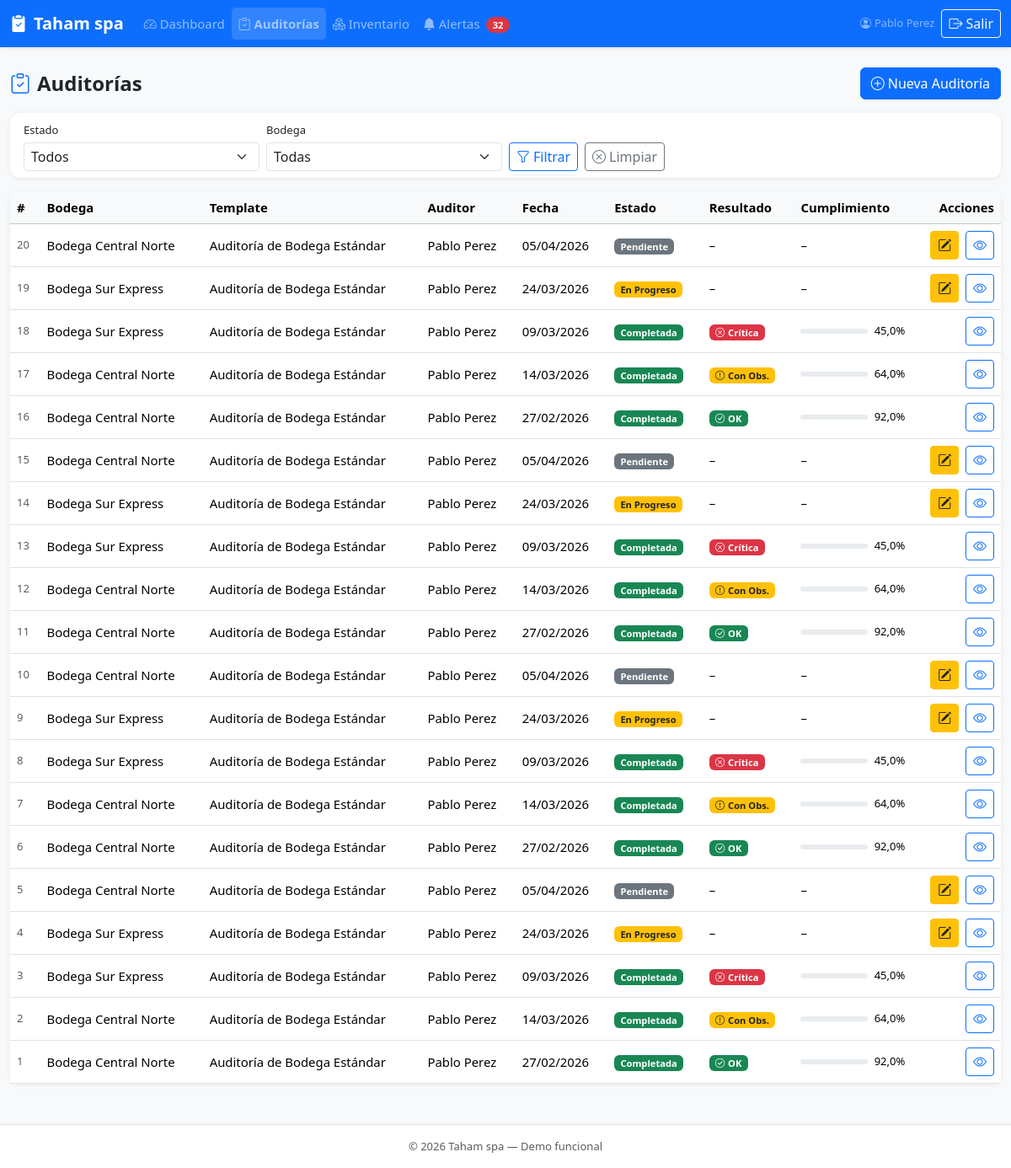
The app's page /audits/ (signed in), older data.
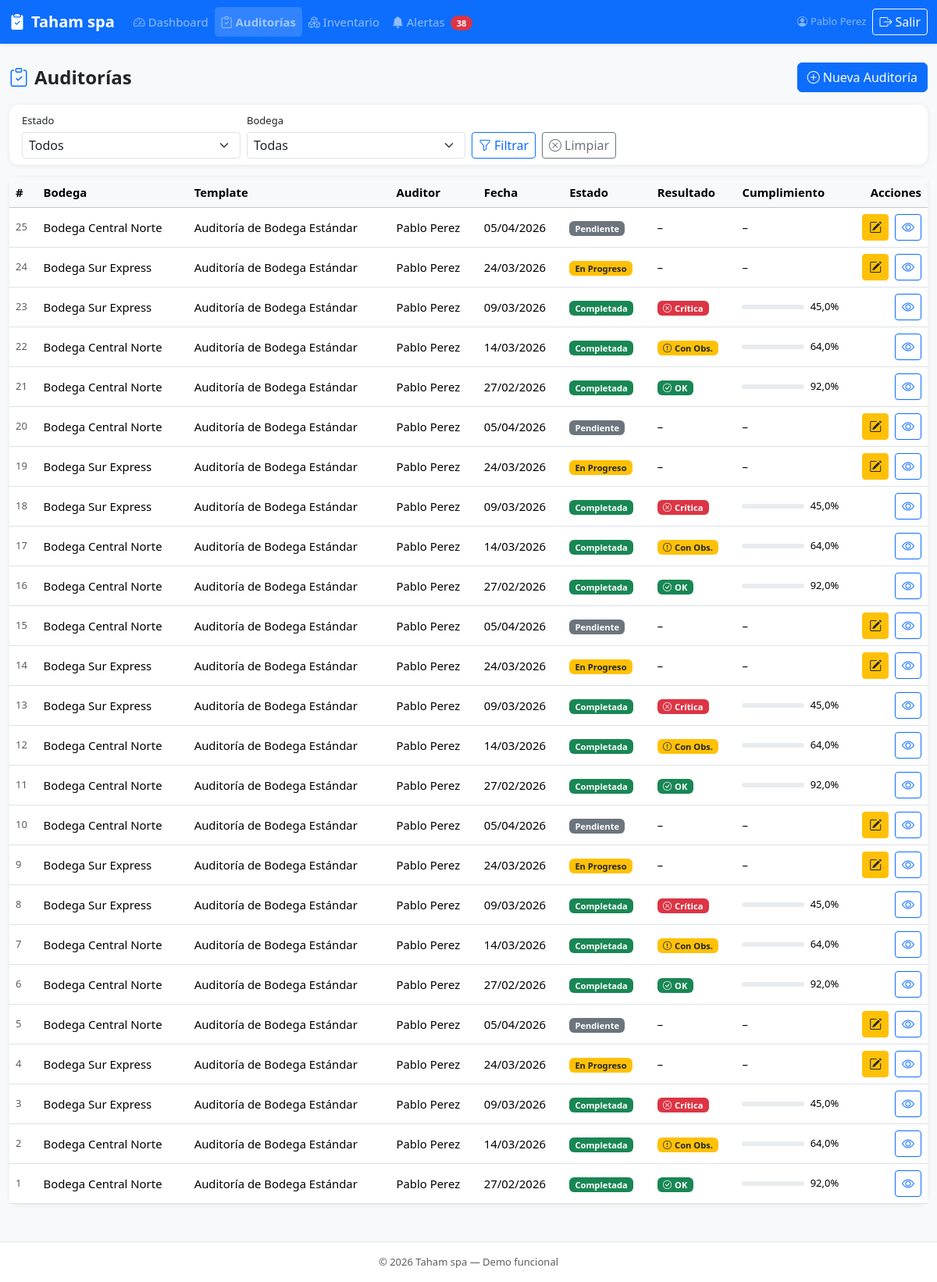
The same page, newer data.
### audits/models.py (models this page shows, shortened)
class Audit(models.Model):
    STATUS_CHOICES = [
        ('pending', 'Pendiente'),
        ('in_progress', 'En Progreso'),
        ('completed', 'Completada'),
    ]
    RESULT_CHOICES = [
        ('ok', 'OK'),
        ('with_observations', 'Con Observaciones'),
        ('critical', 'Crítica'),
    ]
    warehouse = models.ForeignKey(Warehouse, on_delete=models.CASCADE, related_name='audits')
    template = models.ForeignKey(AuditTemplate, on_delete=models.CASCADE)
    auditor = models.ForeignKey(User, on_delete=models.SET_NULL, null=True)
    status = models.CharField(max_length=20, choices=STATUS_CHOICES, default='pending')
    result = models.CharField(max_length=20, choices=RESULT_CHOICES, blank=True)
    compliance_pct = models.FloatField(default=0.0, verbose_name='% Cumplimiento')
    scheduled_date = models.DateField(default=timezone.now)
    completed_date = models.DateTimeField(null=True, blank=True)
    notes = models.TextField(blank=True, verbose_name='Notas generales')
    created_at = models.DateTimeField(auto_now_add=True)
    class Meta:
        verbose_name = 'Auditoría'
        verbose_name_plural = 'Auditorías'
        ordering = ['-created_at']

class Warehouse(models.Model):
    name = models.CharField(max_length=150, verbose_name='Nombre')
    location = models.CharField(max_length=200, verbose_name='Ubicación')
    manager = models.CharField(max_length=150, blank=True, verbose_name='Encargado')
    active = models.BooleanField(default=True)
    created_at = models.DateTimeField(auto_now_add=True)
    class Meta:
        verbose_name = 'Bodega'
        verbose_name_plural = 'Bodegas'
        ordering = ['name']

class AuditTemplate(models.Model):
    name = models.CharField(max_length=150, verbose_name='Nombre del Template')
    description = models.TextField(blank=True)
    created_at = models.DateTimeField(auto_now_add=True)
    class Meta:
        verbose_name = 'Template de Auditoría'
        verbose_name_plural = 'Templates de Auditoría'

### audits/views.py (the view)
# urls.py: path('', views.audit_list, name='audit_list'),
@login_required
def audit_list(request):
    audits = Audit.objects.select_related('warehouse', 'auditor').all()
    status_filter = request.GET.get('status', '')
    warehouse_filter = request.GET.get('warehouse', '')
    if status_filter:
        audits = audits.filter(status=status_filter)
    if warehouse_filter:
        audits = audits.filter(warehouse_id=warehouse_filter)
    warehouses = Warehouse.objects.filter(active=True)
    context = {
        'audits': audits,
        'warehouses': warehouses,
        'status_filter': status_filter,
        'warehouse_filter': warehouse_filter,
        'status_choices': Audit.STATUS_CHOICES,
    }
    return render(request, 'audit_list.html', context)

### core/context_processors.py (called while the page is built)
def alerts_counter(request):
    if not request.user.is_authenticated:
        return {'alerts_count': 0}
    from inventory.models import InventoryRecord
    shortage_count = InventoryRecord.objects.filter(
        counted_stock__lt=models.F('expected_stock')
    ).count()
    damaged_count = InventoryRecord.objects.filter(damaged_stock__gt=0).count()
    return {'alerts_count': shortage_count + damaged_count}

### templates/audit_list.html (shortened to what the changed rows need)
{% extends "base.html" %}
{% block nav_audits %}active-page{% endblock %}
{% block content %}
<div class="d-flex justify-content-between align-items-center mb-3 flex-wrap gap-2">
  <h1 class="h4 fw-bold mb-0"><i class="bi bi-clipboard-check me-2 text-primary"></i>Auditorías</h1>
</div>
<div class="card d-none d-md-block">
  <div class="card-body p-0">
    <div class="table-responsive">
      <table class="table table-hover align-middle mb-0">
        <thead class="table-light">
          <tr>
            <th>#</th>
            <th>Bodega</th>
            <th>Template</th>
            <th>Auditor</th>
            <th>Fecha</th>
            <th>Estado</th>
            <th>Resultado</th>
            <th>Cumplimiento</th>
            <th class="text-end">Acciones</th>
          </tr>
        </thead>
        <tbody>
          {% for audit in audits %}
          <tr>
            <td class="text-muted small">{{ audit.pk }}</td>
            <td class="fw-medium">{{ audit.warehouse.name }}</td>
            <td>{{ audit.template.name }}</td>
            <td>{{ audit.auditor.get_full_name|default:audit.auditor.username|default:"–" }}</td>
            <td>{{ audit.scheduled_date|date:"d/m/Y" }}</td>
            <td>
              {% if audit.status == 'completed' %}
                <span class="badge bg-success">Completada</span>
              {% elif audit.status == 'in_progress' %}
                <span class="badge bg-warning text-dark">En Progreso</span>
              {% else %}
                <span class="badge bg-secondary">Pendiente</span>
              {% endif %}
            </td>
            <td>
              {% if audit.result == 'ok' %}
                <span class="badge bg-success"><i class="bi bi-check-circle me-1"></i>OK</span>
              {% elif audit.result == 'with_observations' %}
                <span class="badge bg-warning text-dark"><i class="bi bi-exclamation-circle me-1"></i>Con Obs.</span>
              {% elif audit.result == 'critical' %}
                <span class="badge bg-danger"><i class="bi bi-x-circle me-1"></i>Crítica</span>
              {% else %}–{% endif %}
            </td>
            <td>
              {% if audit.status == 'completed' %}
                <div class="d-flex align-items-center gap-2" style="min-width:100px">
                  <div class="progress flex-grow-1" style="height:6px;">
                  </div>
                  <small>{{ audit.compliance_pct }}%</small>
                </div>
              {% else %}–{% endif %}
            </td>
            <td class="text-end">
              {% if audit.status != 'completed' %}
              <a href="{% url 'audits:audit_checklist' audit.pk %}" class="btn btn-sm btn-warning text-dark" title="Completar checklist">
                <i class="bi bi-pencil-square"></i>
              </a>
              {% endif %}
              <a href="{% url 'audits:audit_detail' audit.pk %}" class="btn btn-sm btn-outline-primary ms-1" title="Ver detalle">
                <i class="bi bi-eye"></i>
              </a>
            </td>
          </tr>
          {% endfor %}
        </tbody>
      </table>
    </div>
  </div>
</div>
{% endblock %}

### templates/base.html (shortened to what this page needs)
<!DOCTYPE html>
<html lang="es">
<head>
  <link href="https://cdn.jsdelivr.net/npm/bootstrap@5.3.3/dist/css/bootstrap.min.css" rel="stylesheet">
  <link href="https://cdn.jsdelivr.net/npm/bootstrap-icons@1.11.3/font/bootstrap-icons.min.css" rel="stylesheet">
  {% load static %}
  <link rel="stylesheet" href="{% static 'css/main.css' %}">
</head>
<body class="bg-light">
{% if user.is_authenticated %}
<nav class="navbar navbar-expand-lg navbar-dark bg-primary shadow-sm">
  <div class="container-fluid">
    <a class="navbar-brand fw-bold" href="{% url 'dashboard:index' %}">
      <i class="bi bi-clipboard2-check-fill me-2"></i>Taham spa
    </a>
    <div class="collapse navbar-collapse" id="navMenu">
      <ul class="navbar-nav me-auto mb-2 mb-lg-0">
        <li class="nav-item">
          <a class="nav-link {% block nav_dashboard %}{% endblock %}" href="{% url 'dashboard:index' %}">
            <i class="bi bi-speedometer2 me-1"></i>Dashboard
          </a>
        </li>
        <li class="nav-item">
          <a class="nav-link {% block nav_audits %}{% endblock %}" href="{% url 'audits:audit_list' %}">
            <i class="bi bi-clipboard-check me-1"></i>Auditorías
          </a>
        </li>
        <li class="nav-item">
          <a class="nav-link {% block nav_inventory %}{% endblock %}" href="{% url 'inventory:inventory_list' %}">
            <i class="bi bi-boxes me-1"></i>Inventario
          </a>
        </li>
        <li class="nav-item">
          <a class="nav-link {% block nav_alerts %}{% endblock %}" href="{% url 'core:alerts' %}">
            <i class="bi bi-bell-fill me-1"></i>Alertas
            <span class="badge rounded-pill bg-danger ms-1">{{ alerts_count }}</span>
          </a>
        </li>
      </ul>
      <div class="d-flex align-items-center gap-2">
        <span class="text-white-50 small d-none d-md-inline">
          <i class="bi bi-person-circle me-1"></i>{{ user.get_full_name|default:user.username }}
        </span>
        <a href="{% url 'core:logout' %}" class="btn btn-outline-light btn-sm">
          <i class="bi bi-box-arrow-right me-1"></i>Salir
        </a>
      </div>
    </div>
  </div>
</nav>
{% endif %}
<main class="{% if user.is_authenticated %}container-fluid py-4{% endif %}">
  {% block content %}{% endblock %}
</main>
{% if user.is_authenticated %}
<footer class="text-center text-muted small py-3 mt-4 border-top bg-white">
  &copy; 2026 Taham spa &mdash; Demo funcional
</footer>
{% endif %}
</body>
</html>

Row changes from the older to the newer data that the page shows:
added Audit: pk "25", warehouse.name "Bodega Central Norte", template.name "Auditoría de Bodega Estándar", auditor.get_full_name "Pablo Perez", scheduled_date "05/04/2026", status "Pendiente"
added Audit: pk "24", warehouse.name "Bodega Sur Express", template.name "Auditoría de Bodega Estándar", auditor.get_full_name "Pablo Perez", scheduled_date "24/03/2026", status "En Progreso"
added Audit: pk "23", warehouse.name "Bodega Sur Express", template.name "Auditoría de Bodega Estándar", auditor.get_full_name "Pablo Perez", scheduled_date "09/03/2026", status "Completada", result "critical" (drawn), compliance_pct "45,0"
added Audit: pk "22", warehouse.name "Bodega Central Norte", template.name "Auditoría de Bodega Estándar", auditor.get_full_name "Pablo Perez", scheduled_date "14/03/2026", status "Completada", shows "Con Obs.", compliance_pct "64,0"
added Audit: pk "21", warehouse.name "Bodega Central Norte", template.name "Auditoría de Bodega Estándar", auditor.get_full_name "Pablo Perez", scheduled_date "27/02/2026", status "Completada", result "ok" (drawn), compliance_pct "92,0"
Text that changed along with them:
{{ alerts_count }}: "32" → "38"
